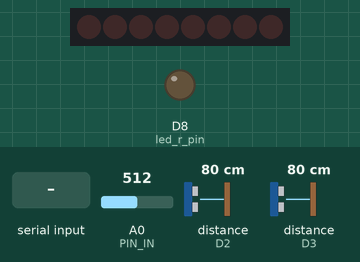
Recording of a sketch running on a simulated Arduino Zero (SAMD21). Parts: 8 shift-register outputs drawn as a row of LEDs (first output left, lit = HIGH), output pins drawn as LEDs (lit = HIGH). Wiring (inferred from the names in the program): 2 × range finder with pulse-width output: data D2 / data D3; shift register (74HC595): data D7; shift clock D6. Wiring (inferred from the signals the program sends): row of LEDs: on Q0, Q1, Q2, Q3, Q4, Q5, Q6, Q7. Dashed ring = blinking. The inputs (shaded band) are chosen by the test bench; at power-on: A0 (PIN_IN) = 512, distance to the obstacle (sensors on D2, D3) 80 cm. Pins used as bus, display or sensor lines are not drawn; what the sketch prints to the serial monitor is not drawn.

Above: at 0.8 s.
0.9 s: "90,45\n" received over Serial
At 1.3 s:
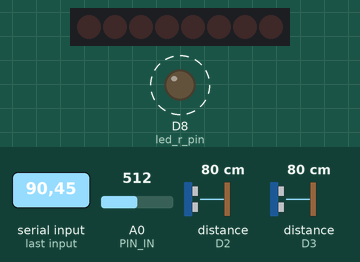
3.9 s: A0 (PIN_IN) set to 716
Timing chart, 0 to 12.9 s (numbered marks = the images above; inputs shaded):
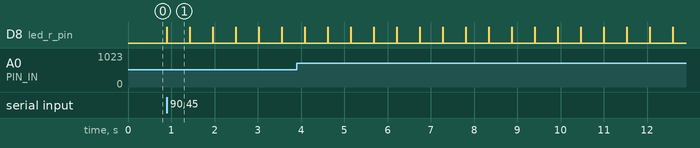

Measured:
- after the input at 0.9 s, D8 (led_r_pin): alternates HIGH for 0.01 s and LOW for 0.52 s, starting at once

The sketch:

newScanner.ino
```cpp
#include <Arduino.h>
#include "./model_parameters_csr.h"  // CSR形式のパラメータを使用

// RGB点灯遅延
#define RgbFlashDelay 10

// ピン割り当て
#define PIN_IN A0
#define led_r_pin 8
#define led_g_pin 6
#define led_b_pin 7
#define buttonInputPin 3
#define buttonMinMaxPin 2

//ニューラルネットワーク関連（実際の構造に合わせて修正）
#define INPUT_SIZE 3
#define HIDDEN_SIZE1 80  // 実際の値に修正
#define HIDDEN_SIZE2 80  // 実際の値に修正
#define OUTPUT_SIZE 3

// ボタン押下を検知する変数 (余計な最適化を防ぐため、volatile宣言をしている)
volatile bool buttonInputPressed = false;
volatile bool buttonMinMaxPressed = false;

// RGB読み取り用変数
float r=0, g=0, b=0;
float r_max=512, g_max=512, b_max=512;
float r_min=0, g_min=0, b_min=0;

float rgb[3]{0, 0, 0};
float RGBInput[3]{0, 0, 0};
float RGBOutput[3]{0, 0, 0};

// RGBデータメモリ
int N, M;
float **array;
int n=0, m=0;

int pushed = 0;

void buttonInput() {
    buttonInputPressed = true;
}


void buttonMinMax() {
    buttonMinMaxPressed = true;
}


float **allocateArray(int N, int M) {
    float **array = (float **)malloc(N * sizeof(float *)); // 行ポインタの確保
    if (array == NULL) {
        Serial.println("メモリ確保失敗");
        return NULL;
    }

    for (int i = 0; i < N; i++) {
        array[i] = (float *)malloc(M * sizeof(float)); // 各行のメモリ確保
        if (array[i] == NULL) {
            Serial.println("メモリ確保失敗（部分的）");
            // 確保済みのメモリを解放して終了
            for (int j = 0; j < i; j++) {
                free(array[j]);
            }
            free(array);
            return NULL;
        }
    }
    return array;
}

void read(){
    for(int count = 0 ; count < 3 ; count++){
        if(count == 0){
            analogWrite(led_r_pin, 255);
            analogWrite(led_g_pin,   0);
            analogWrite(led_b_pin,   0);
            delay(RgbFlashDelay);
            rgb[0] = analogRead(PIN_IN);
        }else if(count == 1){
            analogWrite(led_r_pin,   0);
            analogWrite(led_g_pin, 255);
            analogWrite(led_b_pin,   0);
            delay(RgbFlashDelay);
            rgb[1] = analogRead(PIN_IN);
        }else{
            analogWrite(led_r_pin,   0);
            analogWrite(led_g_pin,   0);
            analogWrite(led_b_pin, 255);
            delay(RgbFlashDelay);
            rgb[2] = analogRead(PIN_IN);
        }
    }
    analogWrite(led_r_pin, 0);
    analogWrite(led_g_pin, 0);
    analogWrite(led_b_pin, 0);
}


//Arduino's analog input detects 0-5V with 10-bit values
//https://deviceplus.jp/arduino/arduino_f07/
void readAndProcess(){
    read();
    RGBInput[0] = (float(rgb[0])-r_min)/r_max;
    RGBInput[1] = (float(rgb[1])-g_min)/g_max;
    RGBInput[2] = (float(rgb[2])-b_min)/b_max;

    // Monitoring read value
     //Serial.print("Measured B, R, G: ");
     //Serial.println(String(RGBInput[2])+","+String(RGBInput[0])+","+String(RGBInput[1]));

    // ニューラルネットで読み込み値を修正
    float a = micros();
    predict(RGBInput, RGBOutput);
    float b = micros();
    float time = b - a;
    Serial.println(time);
    // predict();が存在しない初期は、値を単純に同値をコピー
    // RGBOutput[0] = RGBInput[0];
    // RGBOutput[1] = RGBInput[1];
    // RGBOutput[2] = RGBInput[2];

    // 0-255でクリッピング
    RGBOutput[0] = min(max(RGBOutput[0]*255, 0), 255);
    RGBOutput[1] = min(max(RGBOutput[1]*255, 0), 255);
    RGBOutput[2] = min(max(RGBOutput[2]*255, 0), 255);

    Serial.print("Predicted B, R, G: ");
    Serial.println("Blue:"+String((int)RGBOutput[2]) + ", Red:"+String((int)RGBOutput[0]) + ", Green:"+ String((int)RGBOutput[1]));
    Serial.println("Red:"+String(RGBInput[0]) + ", Green:"+ String(RGBInput[1]) + ", Blue:"+String(RGBInput[2]));
}

float relu(float x) {
    if (x < 0) return 0;
    return x;
}

void predict(float input[INPUT_SIZE], float output[OUTPUT_SIZE]) {
    float layer1[HIDDEN_SIZE1] = {0};
    float layer2[HIDDEN_SIZE2] = {0};

    // **Layer 1 計算 (CSR形式)**
    for (int i = 0; i < HIDDEN_SIZE1; i++) {
        // バイアスを取得
        layer1[i] = get_csr_bias(&bias_1_csr, i);

        // 重みとの積和演算
        for (int j = 0; j < INPUT_SIZE; j++) {
            float weight = get_csr_weight(&weight_1_csr, i, j);
            layer1[i] += weight * input[j];
        }
        layer1[i] = relu(layer1[i]); // ReLU
    }

    // **Layer 2 計算 (CSR形式)**
    for (int i = 0; i < HIDDEN_SIZE2; i++) {
        // バイアスを取得
        layer2[i] = get_csr_bias(&bias_2_csr, i);

        // 重みとの積和演算
        for (int j = 0; j < HIDDEN_SIZE1; j++) {
            float weight = get_csr_weight(&weight_2_csr, i, j);
            layer2[i] += weight * layer1[j];
        }
        layer2[i] = relu(layer2[i]); // ReLU
    }

    // **Layer 3（出力層）計算 (CSR形式)**
    for (int i = 0; i < OUTPUT_SIZE; i++) {
        // バイアスを取得
        output[i] = get_csr_bias(&bias_3_csr, i);

        // 重みとの積和演算
        for (int j = 0; j < HIDDEN_SIZE2; j++) {
            float weight = get_csr_weight(&weight_3_csr, i, j);
            output[i] += weight * layer2[j];
        }
        // 出力層はReLUを適用しない（回帰問題のため）
    }
}


void setup() {
  // put your setup code here, to run once:
    Serial.begin(9600);
    pinMode(led_r_pin, OUTPUT);
    pinMode(led_g_pin, OUTPUT);
    pinMode(led_b_pin, OUTPUT);
    analogWrite(led_r_pin, 0);
    analogWrite(led_b_pin, 0);
    analogWrite(led_g_pin, 0);

    pinMode(buttonInputPin, INPUT_PULLUP);
    pinMode(buttonMinMaxPin, INPUT_PULLUP);

    attachInterrupt(digitalPinToInterrupt(buttonInputPin), buttonInput, FALLING);
    attachInterrupt(digitalPinToInterrupt(buttonMinMaxPin), buttonMinMax, FALLING);

    Serial.println("画像の Height（行数）を入力してください: ");
    while (Serial.available() == 0) {
        // 何もせずに待機
    }
    N = Serial.parseInt();
    M = N*3; // RGBの値を入れるために3倍しておく
    Serial.println("Height: " + String(N));
    Serial.println("Width: " + String((int)(M/3)));
    array = allocateArray(N, M);

    if (array == NULL) {
        Serial.println("配列の確保に失敗");
        return;
    }

    // 配列を初期化
    for (int i = 0; i < N; i++) {
        for (int j = 0; j < M; j++) {
            array[i][j] = 0;
        }
    }
}

void loop() {
  // put your main code here, to run repeatedly:
    readAndProcess();

    if (buttonInputPressed) {
        array[n][m]   = RGBOutput[0];
        array[n][m+1] = RGBOutput[1];
        array[n][m+2] = RGBOutput[2];

        Serial.println(String(n)+" 行目 "+String((int)(m/3))+" 列目 の画素を読み込みました。");

        if((m+=3)>=M){
            m = 0 ;
            if((n+=1)>=N){
                n = 0;
                Serial.println("画像の読み取りが完了しました。");
                Serial.println("以下のテキストを画像ファイル（.ppm）に貼り付けてください。");
                Serial.println("--------------------------------------------------");
                Serial.println("P3");
                Serial.println(String(N)+" "+String((int)(M/3)));
                Serial.println("255");
                for (int i = 0; i < N; i++) {
                    for (int j = 0; j < M; j++) {
                        Serial.print((int)array[i][j]);
                        Serial.print(" ");
                    }
                    Serial.println();
                }
                Serial.println("--------------------------------------------------");
                Serial.println("RGBの範囲を0.0~1.0に直したもの.");
                //RBGRGBRGB 0~8
                for (int i = 0; i < N; i++) {
                    int forrgb = 0;
                    for (int j = 0; j < M; j++) {
                        if(forrgb == 0) Serial.print("[");
                        Serial.print((double)array[i][j]/255);
                        Serial.print(", ");
                        //2 ,5, 8
                        if( forrgb == 2 ) {
                            Serial.println("],");
                            forrgb = 0;
                        }else forrgb += 1;
                    }
                }
                Serial.println();

                delay(500);
                //softwareReset();
                NVIC_SystemReset();
            }
        }
        buttonInputPressed = false;
    }

    if (buttonMinMaxPressed) {
        if(pushed%2==0){
            r_min=rgb[0], g_min=rgb[1], b_min=rgb[2];
            Serial.println("最小値が更新されました："+String(b_min)+","+String(r_min)+","+String(g_min));
        }
        else{
            r_max=rgb[0]-r_min, g_max=rgb[1]-g_min, b_max=rgb[2]-b_min;
            Serial.println("最大値が更新されました："+String(b_max)+","+String(r_max)+","+String(g_max));
        }
        buttonMinMaxPressed = false;  // フラグをリセット
        pushed++;
        delay(500);
    }
}
```

Source omitted: model_parameters_csr.h (133283 bytes)
